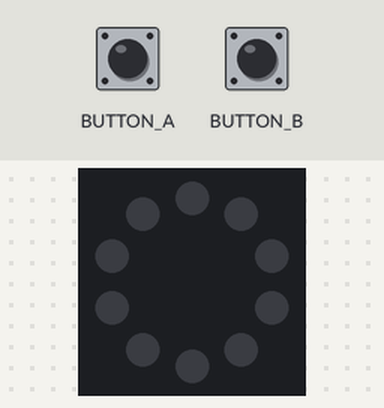
Recording of a program running on a simulated Circuit Playground running CircuitPython. Parts: the board's ring of 10 RGB LEDs (number 0 left of the top, counting anticlockwise). The test bench sets the inputs (shaded band). Dim RGB values are drawn brighter than linear.

Above: at 1.2 s.
1.3 s: button A pressed for 0.15 s
At 1.37 s:
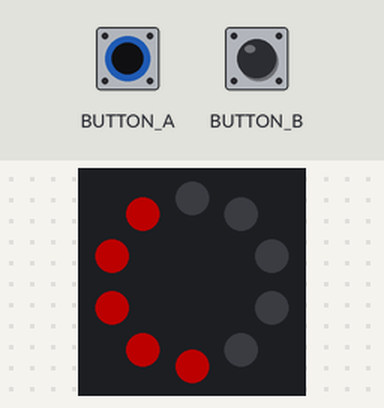
2.9 s: button B pressed for 0.15 s
At 2.97 s:
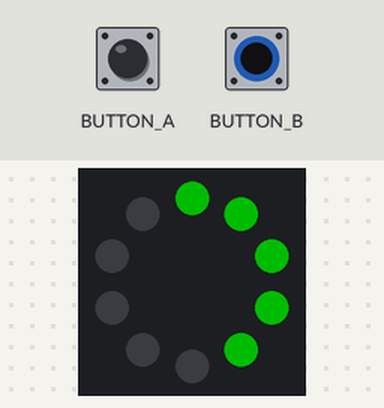
4.5 s: button B pressed for 3.2 s
9.2 s: button A pressed for 3.2 s
At 10.2 s:
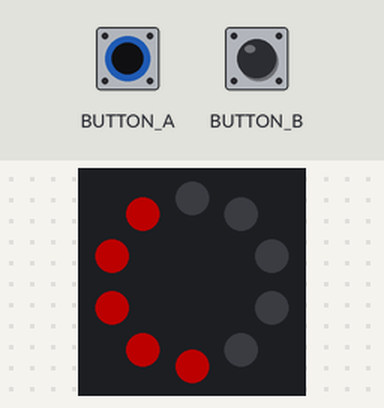
13.9 s: BUTTON_A (button A) driven HIGH and BUTTON_B (button B) driven HIGH
At 15.2 s:
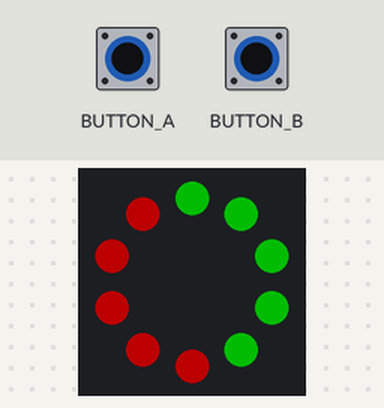
Timing chart, 0 to 16.4 s (numbered marks = the images above; inputs shaded):
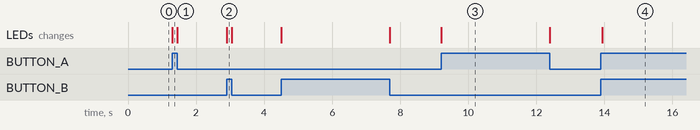

Measured:
- after the input at 1.3 s, the LEDs: change at once (image 1)
- after the input at 2.9 s, the LEDs: change at once (image 2)
- after the input at 9.2 s, the LEDs: change at once (image 3)
- after the input at 13.9 s, the LEDs: change at once (image 4)

The program:

cpx_buttons_neopixels.py
```python
"""This example lights up half the NeoPixels red while button A is being pressed, and half the
NeoPixels green while button B is being pressed."""
from adafruit_circuitplayground.express import cpx

cpx.pixels.brightness = 0.3
cpx.pixels.fill((0, 0, 0))  # Turn off the NeoPixels if they're on!

while True:
    if cpx.button_a:
        cpx.pixels[0:5] = [(255, 0, 0)] * 5
    else:
        cpx.pixels[0:5] = [(0, 0, 0)] * 5

    if cpx.button_b:
        cpx.pixels[5:10] = [(0, 255, 0)] * 5
    else:
        cpx.pixels[5:10] = [(0, 0, 0)] * 5
```
